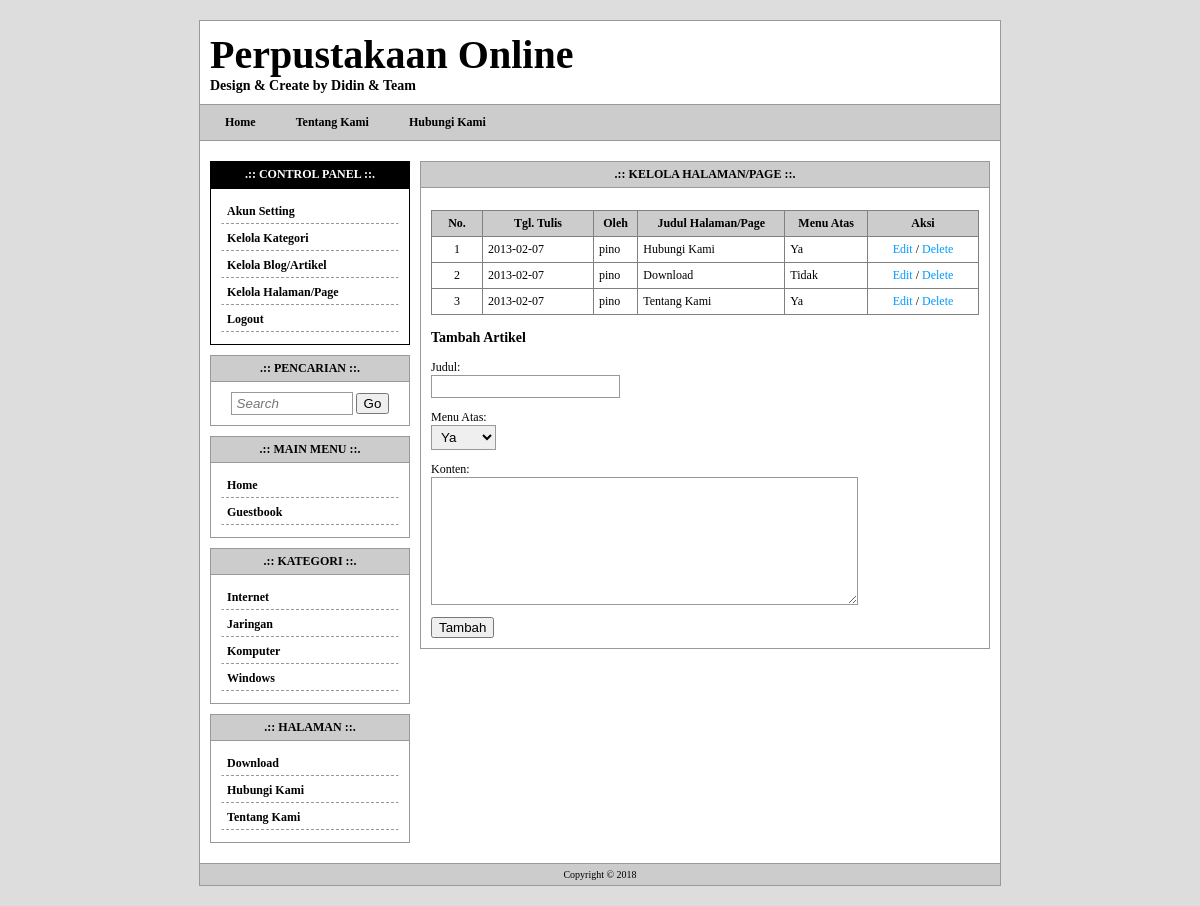
Page /user-page.php (signed in) on the committed database.
### tables this page shows
CREATE TABLE `tw_page` (
  `page_id` int(11) NOT NULL,
  `page_user` varchar(32) NOT NULL,
  `page_date` date NOT NULL,
  `page_title` varchar(255) NOT NULL,
  `page_body` text NOT NULL,
  `page_top` int(2) NOT NULL
);

CREATE TABLE `tw_category` (
  `cat_id` int(11) NOT NULL,
  `cat_name` varchar(32) NOT NULL
);

### user-page.php (the view, shortened to what this page needs)
<?php
include'template/overall/header.php';
?>
<div class="content-title">.:: Kelola Halaman/Page ::.</div>
<div class="content-body">
    <p>
    <table width="100%" border="1" cellpadding="5" style="border-collapse:collapse">
    	<tr bgcolor="#CCC">
        	<th width="40">No.</th>
            <th width="100">Tgl. Tulis</th>
            <th>Oleh</th>
            <th>Judul Halaman/Page</th>
            <th>Menu Atas</th>
            <th width="100">Aksi</th>
        </tr>
        <?php
		$sql = mysqli_query($koneksi, "SELECT * FROM tw_page ORDER BY page_id DESC");
		if(mysqli_num_rows($sql) != 0){
			$no = 1;
			while($data = mysqli_fetch_assoc($sql)){
				echo '<tr>';
				echo '<td align="center">'.$no.'</td>';
				echo '<td>'.$data['page_date'].'</td>';
				echo '<td>'.$data['page_user'].'</td>';
				echo '<td>'.$data['page_title'].'</td>';
				echo '<td>'; if($data['page_top'] == 1){ echo 'Ya'; }else{ echo 'Tidak'; } echo '</td>';
				echo '<td align="center">';
					echo '<a href="user-page.php?aksi=edit&id='.$data['page_id'].'">Edit</a> / ';
					echo '<a href="user-page.php?aksi=delete&id='.$data['page_id'].'" onclick="return confirm(\'Anda yakin?\');">Delete</a>';
				echo '</td>';
				echo '</tr>';
				$no++;
			}
		}else{
			echo '<tr><td colspan="3">Tidak ada data.</td></tr>';
		}
		?>
    </table>
    </p>
    <?php
	if(!$_GET['aksi']){
		echo '<form action="" method="post">';
		echo '<h3>Tambah Artikel</h3>';
    	echo '<p>Judul:<br /><input type="text" name="judul" /></p>';
		echo '<p>Menu Atas:<br />';
		echo '<select name="atas">';
			echo '<option value="1">Ya</option>';
		echo '</select></p>';
		echo '<p>Konten:<br /><textarea name="konten" rows="8" cols="50"></textarea></p>';
        echo '<input type="submit" name="tambah-page" value="Tambah" />';
    	echo '</form>';
	}
	?>
</div>
<?php include'template/overall/footer.php'; ?>

### template/menu.php
<?php
$sql = mysqli_query($koneksi, "SELECT * FROM tw_page WHERE page_top=1 ORDER BY page_id ASC");
if(mysqli_num_rows($sql) != 0){
	echo '<a href="index.php">Home</a>';
	while($data = mysqli_fetch_assoc($sql)){
		echo '<a href="page.php?id='.$data['page_id'].'">'.$data['page_title'].'</a>';
	}
}
?>

### template/widget/category.php
<div class="widget-title">.:: Kategori ::.</div>
<div class="widget-body">
    <?php
	$sql = mysqli_query($koneksi, "SELECT * FROM tw_category ORDER BY cat_name ASC");
	if(mysqli_num_rows($sql) != 0){
		while($data = mysqli_fetch_assoc($sql)){
			echo '<a class="menu" href="category.php?id='.$data['cat_id'].'">'.$data['cat_name'].'</a>';
		}
	}
	?>
</div>

### template/widget/page.php
<div class="widget-title">.:: Halaman ::.</div>
<div class="widget-body">
    <?php
	$sql = mysqli_query($koneksi, "SELECT * FROM tw_page ORDER BY page_title ASC");
	if(mysqli_num_rows($sql) != 0){
		while($data = mysqli_fetch_assoc($sql)){
			echo '<a class="menu" href="page.php?id='.$data['page_id'].'">'.$data['page_title'].'</a>';
		}
	}
	?>
</div>

### style.css (style rules this page uses)
body { font-family:tahoma; font-size:12px; background:#DDD; padding:0; margin:0; }
a { color:#0099FF; text-decoration:none; }
input[type="text"], input[type="password"], select, textarea { border:1px solid #999; padding:3px 5px; }
#menu a { text-decoration:none; color:#000000; font-weight:bold; padding:3px 15px; margin-right:10px; }
#widget .widget-title { background:#CCC; padding:5px 10px; font-weight:bold; border:1px solid #999; text-align:center; text-transform:uppercase; }
#widget .widget-body { padding:10px; border:1px solid #999; border-top:none; margin-bottom:10px; }
#widget .widget-body a.menu { display:block; padding:4px 5px; margin-bottom:2px; border:1px solid #FFF; border-bottom:1px dashed #999; color:#000; font-weight:bold; }
#content .content-title { background:#CCC; padding:5px 10px; font-weight:bold; border:1px solid #999; text-align:center; text-transform:uppercase; }
#content .content-body { padding:10px; border:1px solid #999; border-top:none; margin-bottom:10px; }

### rows in the picture
tw_page: page_title "Tentang Kami", page_date "2013-02-07", page_user "pino", page_top "Ya"
tw_page: page_title "Hubungi Kami", page_date "2013-02-07", page_user "pino", page_top "Ya"
tw_category: cat_name "Internet"
tw_category: cat_name "Jaringan"
tw_category: cat_name "Komputer"
tw_category: cat_name "Windows"
tw_page: page_title "Download", page_date "2013-02-07", page_user "pino", page_top "Tidak"
